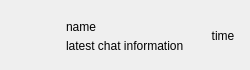
<?xml version="1.0" encoding="UTF-8"?>
<ui version="4.0">
 <class>ChatUserWid</class>
 <widget class="QDialog" name="ChatUserWid">
  <property name="geometry">
   <rect>
    <x>0</x>
    <y>0</y>
    <width>250</width>
    <height>70</height>
   </rect>
  </property>
  <property name="minimumSize">
   <size>
    <width>0</width>
    <height>70</height>
   </size>
  </property>
  <property name="maximumSize">
   <size>
    <width>16777215</width>
    <height>70</height>
   </size>
  </property>
  <property name="windowTitle">
   <string>Dialog</string>
  </property>
  <layout class="QHBoxLayout" name="horizontalLayout">
   <property name="spacing">
    <number>5</number>
   </property>
   <property name="leftMargin">
    <number>2</number>
   </property>
   <property name="rightMargin">
    <number>2</number>
   </property>
   <item>
    <widget class="QWidget" name="icon_wid" native="true">
     <property name="minimumSize">
      <size>
       <width>50</width>
       <height>50</height>
      </size>
     </property>
     <property name="maximumSize">
      <size>
       <width>50</width>
       <height>50</height>
      </size>
     </property>
     <layout class="QVBoxLayout" name="verticalLayout">
      <property name="spacing">
       <number>0</number>
      </property>
      <property name="leftMargin">
       <number>0</number>
      </property>
      <property name="topMargin">
       <number>0</number>
      </property>
      <property name="rightMargin">
       <number>0</number>
      </property>
      <property name="bottomMargin">
       <number>0</number>
      </property>
      <item>
       <widget class="QLabel" name="icon_label">
        <property name="minimumSize">
         <size>
          <width>45</width>
          <height>45</height>
         </size>
        </property>
        <property name="maximumSize">
         <size>
          <width>45</width>
          <height>45</height>
         </size>
        </property>
        <property name="text">
         <string/>
        </property>
       </widget>
      </item>
     </layout>
    </widget>
   </item>
   <item>
    <widget class="QWidget" name="user_wid" native="true">
     <property name="minimumSize">
      <size>
       <width>0</width>
       <height>50</height>
      </size>
     </property>
     <property name="maximumSize">
      <size>
       <width>16777215</width>
       <height>50</height>
      </size>
     </property>
     <layout class="QVBoxLayout" name="verticalLayout_2">
      <item>
       <widget class="QLabel" name="user_name_label">
        <property name="text">
         <string>name</string>
        </property>
       </widget>
      </item>
      <item>
       <spacer name="verticalSpacer">
        <property name="orientation">
         <enum>Qt::Vertical</enum>
        </property>
        <property name="sizeHint" stdset="0">
         <size>
          <width>20</width>
          <height>3</height>
         </size>
        </property>
       </spacer>
      </item>
      <item>
       <widget class="QLabel" name="user_data_label">
        <property name="text">
         <string>latest chat information</string>
        </property>
       </widget>
      </item>
     </layout>
    </widget>
   </item>
   <item>
    <widget class="QWidget" name="time_wid" native="true">
     <property name="minimumSize">
      <size>
       <width>50</width>
       <height>50</height>
      </size>
     </property>
     <property name="maximumSize">
      <size>
       <width>50</width>
       <height>50</height>
      </size>
     </property>
     <layout class="QVBoxLayout" name="verticalLayout_3">
      <item>
       <widget class="QLabel" name="time_label">
        <property name="text">
         <string>time</string>
        </property>
        <property name="alignment">
         <set>Qt::AlignCenter</set>
        </property>
       </widget>
      </item>
     </layout>
    </widget>
   </item>
  </layout>
 </widget>
 <resources/>
 <connections/>
</ui>
